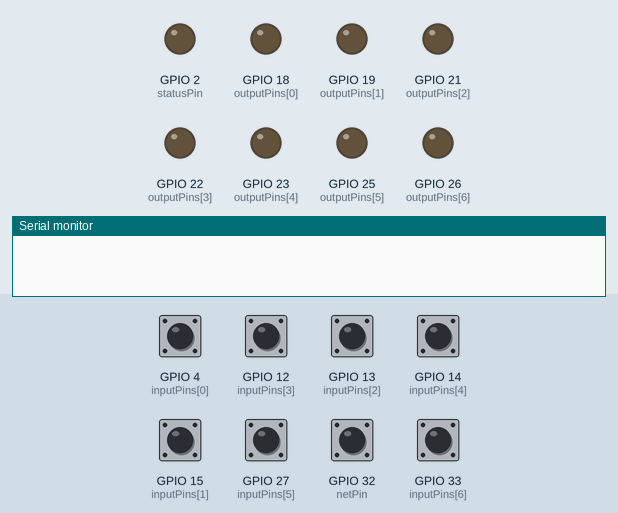
Simulated run of this sketch. Board: ESP32. On the bench: output pins drawn as LEDs (lit = HIGH), the last lines printed to the serial monitor. Dashed ring = blinking. Inputs (shaded band) come from the test bench; at power-on: GPIO 4 (inputPins[0]), GPIO 12 (inputPins[3]), GPIO 13 (inputPins[2]), GPIO 14 (inputPins[4]), GPIO 15 (inputPins[1]), GPIO 27 (inputPins[5]), GPIO 32 (netPin), GPIO 33 (inputPins[6]) HIGH. WiFi joins after 1.5 s; servers stay silent unless stated.

Above: at 1.2 s.
1.3 s: GPIO 32 (netPin) pulled LOW for 0.15 s
At 1.7 s:
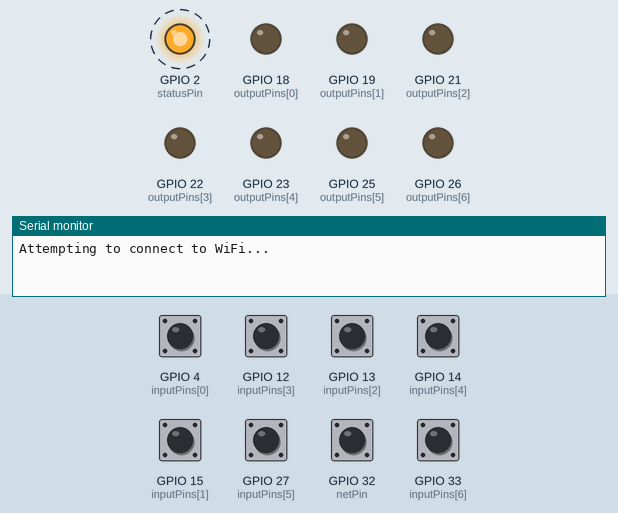
4.4 s: GPIO 4 (inputPins[0]) pulled LOW for 0.15 s
At 4.47 s:
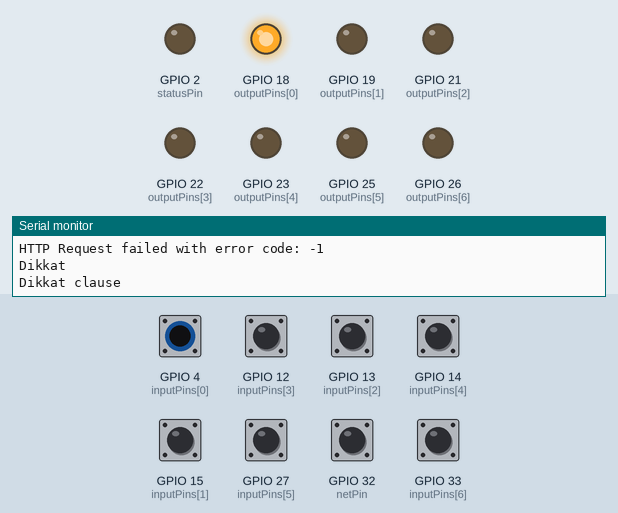
6.0 s: GPIO 12 (inputPins[3]) pulled LOW for 0.15 s
At 6.07 s:
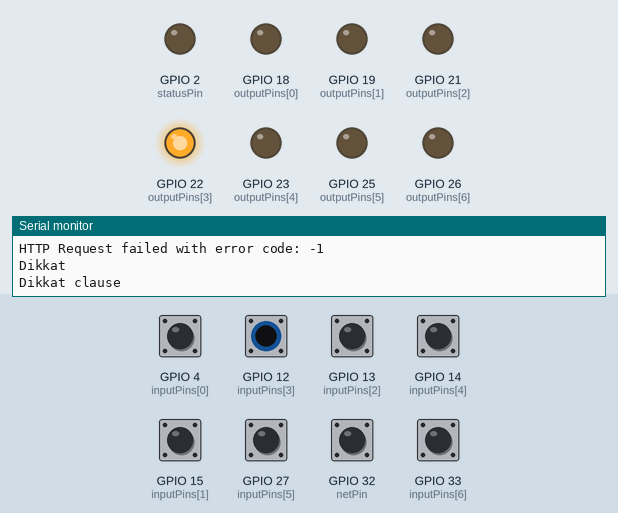
7.6 s: GPIO 13 (inputPins[2]) pulled LOW for 0.15 s
At 7.67 s:
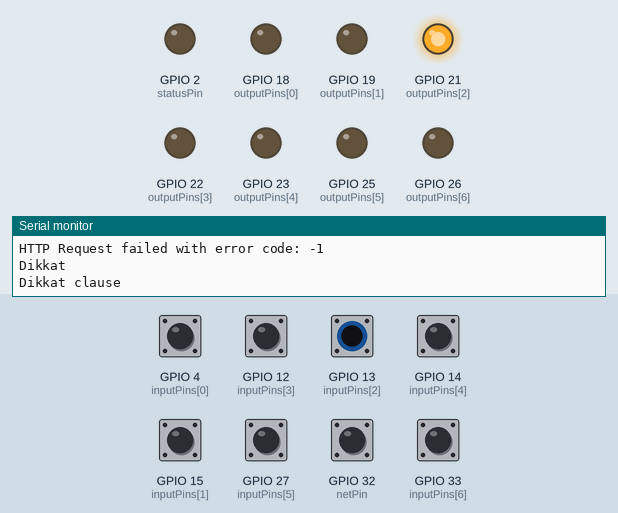
9.2 s: GPIO 14 (inputPins[4]) pulled LOW for 0.15 s
At 9.27 s:
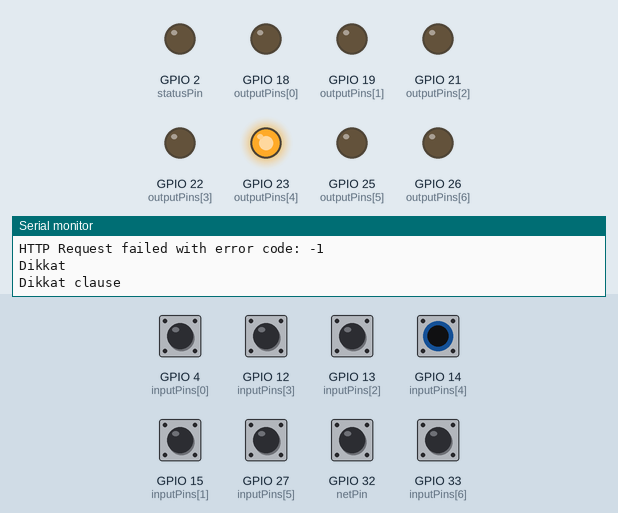
10.8 s: GPIO 15 (inputPins[1]) pulled LOW for 0.15 s
At 10.87 s:
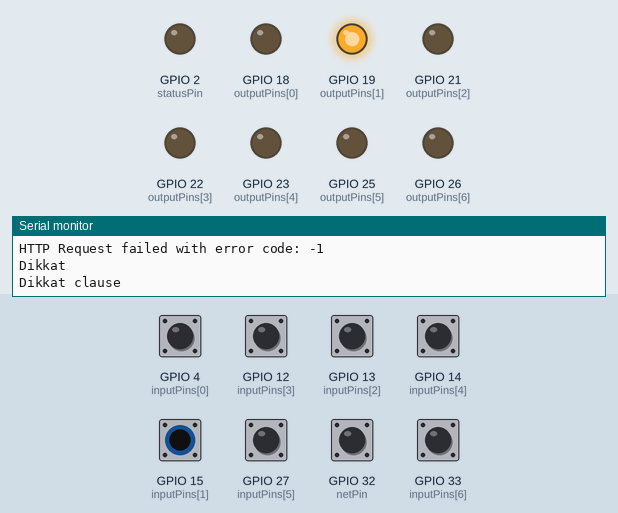
Timing chart, 0 to 13.4 s (numbered marks = the images above; inputs shaded):
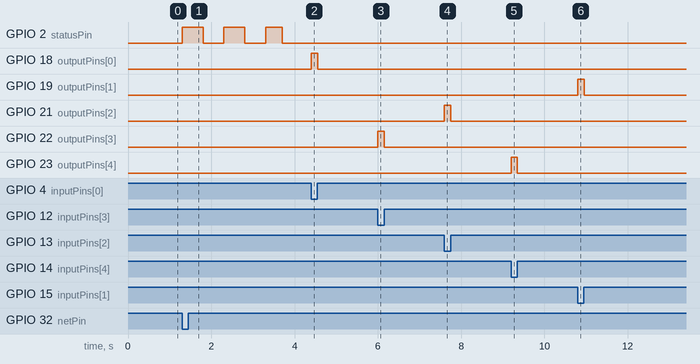

Measured:
- after the input at 1.3 s, GPIO 2 (statusPin): alternates HIGH for 0.50 s and LOW for 0.50 s, starting at once
- after the input at 4.4 s, GPIO 18 (outputPins[0]): LOW → HIGH at once, → LOW 0.15 s later
- after the input at 6.0 s, GPIO 22 (outputPins[3]): LOW → HIGH at once, → LOW 0.15 s later
- after the input at 7.6 s, GPIO 21 (outputPins[2]): LOW → HIGH at once, → LOW 0.15 s later
- after the input at 9.2 s, GPIO 23 (outputPins[4]): LOW → HIGH at once, → LOW 0.15 s later
- after the input at 10.8 s, GPIO 19 (outputPins[1]): LOW → HIGH at once, → LOW 0.15 s later

The sketch:

home_3_.ino
```cpp
/*
v0.3

Added functionality to switch between various ssids to connect tp networks in case 1 fails.
Also, got the server hosted for real.
*/

#include <WiFi.h>
#include <HTTPClient.h>
#include <ArduinoJson.h>

String ssids[4]= {"TECNO SPARK Go 2020", "Maachis", "Oppo Hotpot", "KIETROBO"};
String passes[4]= {"12345678", "JalaaloJi", "Piyush12@", "Kiet123456"};
int wifiNum= 0;
String serverName = "https://smart-room-a4xe.onrender.com/";

int inputPins[7]= {4, 15, 13, 12, 14, 27, 33};
int outputPins[7]= {18, 19, 21, 22, 23, 25, 26};
String names[7]= {"fan", "tubelight", "tabletop", "nightbulb", "laser", "bluelight", "extension"};
bool lastOffline[7];
bool currOffline[7];
bool lastOnline[7];
bool currOnline[7];
int workMode= 1;
int statusPin= 2, netPin= 32;

void connectToWiFi()
{
  Serial.println("Attempting to connect to WiFi...");

  if (WiFi.status() == WL_CONNECTED) {
    Serial.println("Already connected to WiFi!");
    workMode = 1;
    return;
  }

  // Try to connect for up to 5 seconds
  WiFi.begin(ssids[wifiNum], passes[wifiNum]);

  unsigned long startTime = millis();
  while (WiFi.status() != WL_CONNECTED && millis() - startTime < 5000) {
    digitalWrite(statusPin, HIGH);
    delay(500);
    digitalWrite(statusPin, LOW);
    Serial.print(".");
    delay(500);
  }

  if (WiFi.status() == WL_CONNECTED) {  // Just newly connected
    Serial.println("\nWiFi connected successfully!");
    workMode = 1;
    digitalWrite(statusPin, HIGH);
    makeInitialRequest();
  } else {
    Serial.println("\nFailed to connect to WiFi within 5 seconds.");
    workMode = 0;
    WiFi.disconnect(true);
    digitalWrite(statusPin, LOW);
  }
  wifiNum= (wifiNum+1)%4;
}

void setup()
{
  Serial.begin(115200);
  for(int i= 0; i<7; i++)
    pinMode(inputPins[i], INPUT_PULLUP);

  for(int i= 0; i<7; i++)
    pinMode(outputPins[i], OUTPUT);

  pinMode(statusPin, OUTPUT);
  pinMode(netPin, INPUT_PULLUP);

  for(int i= 0; i<7; i++)
  {
    lastOffline[i]= false;
    currOffline[i]= false;
    lastOnline[i]= false;
    currOnline[i]= false;
  }
}

void loop()
{
  if(digitalRead(netPin) == HIGH)
  {
    workMode= 0;
    digitalWrite(statusPin, LOW);
  }
  else
    connectToWiFi();
  if (workMode == 0)
  {
    bool offChange= updateOfflineStates();
    if(offChange == true)
    {
      implementOffline();
    }
  }
  else
  {
    String stString= getStatusString();
    if(stString.equals("Dikkat"))
    {
      workMode= 0;
      Serial.println(stString);
      Serial.println("Dikkat clause");
    }
    else
    {
      bool onChange= updateOnlineStates(stString);
      if(onChange == true)
      {
        Serial.println("Values changed from server side");
        implementOnline();
      }
      bool offChange= updateOfflineStates();
      if(offChange == true)
      {
        Serial.println("Values changed manually");
        implementOffline();
        Serial.println("Sending to server for updation");
        triggerDevices();
      }
    }
  }
}

String getStatusString()
{
  HTTPClient http;

  String sPath = serverName+"get-all-devices-status/";
  http.begin(sPath.c_str());
  int httpResponseCode = http.GET();
  String payload;
  // Check for a successful response
  if (httpResponseCode > 0) {
     payload = http.getString();
  } else {
    payload= "Dikkat";
  }

  http.end();  // Close connection
  return payload;
}

void implementOffline()
{
  for(int i= 0; i<7; i++)
  {
    digitalWrite(outputPins[i], currOffline[i]);
  }
}

void implementOnline()
{
  for(int i= 0; i<7; i++)
  {
    digitalWrite(outputPins[i], currOnline[i]);
  }
}

bool updateOnlineStates(String st)
{
  bool changed= false;
  for(int i= 0; i<7; i++)
    lastOnline[i]= currOnline[i];

  for(int i= 0; i<7; i++)
  {
    char c= st.charAt(i);
    if(c == '0')
    {
      currOnline[i]= false;
      if(lastOnline[i] != false)
        changed= true;
    }
    else
    {
      currOnline[i]= true;
      if(lastOnline[i] != true)
        changed= true;
    }
  }
  return changed;
}

bool updateOfflineStates()
{
  bool changed= false;
  for(int i= 0; i<7; i++)
    lastOffline[i]= currOffline[i];

  for(int i= 0; i<7; i++)
  {
    if(digitalRead(inputPins[i]) == HIGH)
    {
      currOffline[i]= false;
      if(lastOffline[i] != false)
        changed= true;
    }
    else
    {
      currOffline[i]= true;
      if(lastOffline[i] != true)
        changed= true;
    }
  }
  return changed;
}

void makeInitialRequest()
{
  HTTPClient http;

  String sPath = serverName+"entire-shutdown/";
  http.begin(sPath.c_str());
  int httpResponseCode = http.GET();

  // Check for a successful response
  if (httpResponseCode > 0) {
    Serial.print("HTTP Response Code: ");
    Serial.println(httpResponseCode);
    String payload = http.getString();
    Serial.println("Response payload: " + payload);
  } else {
    Serial.print("HTTP Request failed with error code: ");
    Serial.println(httpResponseCode);
  }

  http.end();  // Close connection
}

void triggerDevices()
{
  for(int i= 0; i<7; i++)
  {
    if(lastOffline[i] != currOffline[i])
    {
      triggerDevice(names[i], currOffline[i]);
    }
  }
}

void triggerDevice(String stringValue, bool booleanValue) {

  HTTPClient http;
  String url = serverName + "trigger-device/";

  DynamicJsonDocument jsonDoc(200); // Adjust the size based on your JSON data
  jsonDoc["name"] = stringValue;
  jsonDoc["state"] = booleanValue;

  String jsonString;
  serializeJson(jsonDoc, jsonString);

  http.begin(url);
  http.addHeader("Content-Type", "application/json");
  int httpResponseCode = http.PUT(jsonString); // Use PUT instead of POST

  if (httpResponseCode > 0) {
    Serial.print("HTTP Response Code: ");
    Serial.println(httpResponseCode);
    String payload = http.getString();
    Serial.println("Response payload: " + payload);
  } else {
    Serial.print("HTTP Request failed with error code: ");
    Serial.println(httpResponseCode);
    Serial.println(http.errorToString(httpResponseCode).c_str());
  }

  http.end();
}
```
